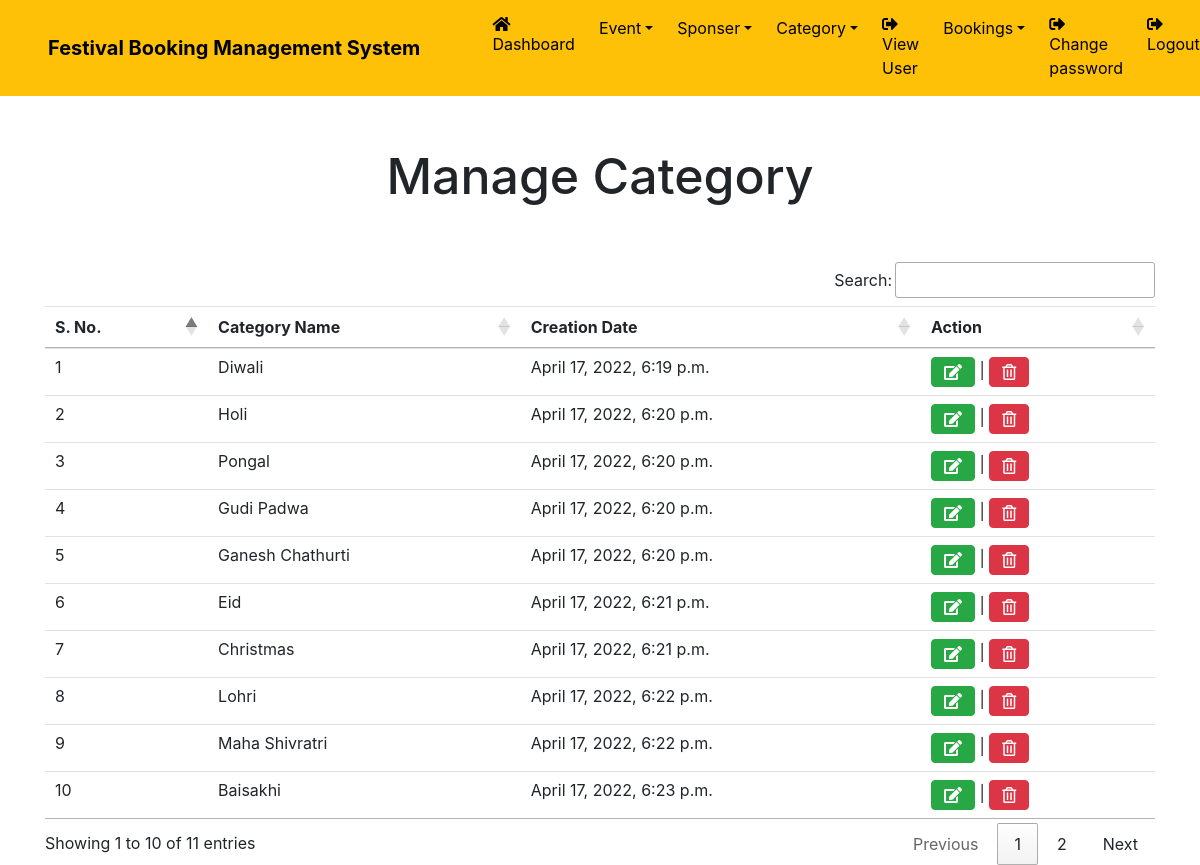
Screenshot of /view_category (signed in) with the database file from the repository.
### EBS2021/models.py (models this page shows, shortened)
class Category(models.Model):
    categoryname=models.CharField(max_length=100,null=True)
    creationdate = models.DateTimeField(default=datetime.now, blank=True)

### EBS2021/views.py (the view)
# urls.py: path('view_category', view_category ,name="view_category"),
def view_category(request):
    if not request.user.is_authenticated:
        return redirect('Login')
    cat = Category.objects.all()
    d = {'cat':cat}
    return render(request ,"view_category.html",d)

### EBS2021/templates/view_category.html (shortened to what this page needs)
{% load static %}
{% block body %}
{% include 'header.html' %}
<link rel = stylesheet href="https://cdn.datatables.net/1.10.20/css/jquery.dataTables.min.css">
<link rel = stylesheet href="https://cdn.datatables.net/buttons/1.6.1/css/buttons.dataTables.min.css">
<div class="container" style="margin-top: 50px;">
<h2 class="text-center" style="font-size: 50px;">Manage Category</h2>
<br><br>
<table class="table table-hover table-responsive-lg"id="example">
    <thead>
        <tr>
            <th>S. No.</th>
            <th>Category Name</th>
            <th>Creation Date</th>
            <th>Action</th>
        </tr>
    </thead>
    <tbody>
        {% for i in cat %}
        <tr>
            <td>{{forloop.counter}}</td>
            <td>{{i.categoryname}}</td>
            <td>{{i.creationdate}}</td>
            <td>
                <a href="{% url 'edit_category' i.id %}" class="btn btn-success"> <i class="fas fa-edit"></i></a>
                 | <a href="{% url 'delete_category' i.id %}"onclick="return confirm('Are you really want to delete')" class="btn btn-danger"><i class="far fa-trash-alt"></i></a></td>
        </tr>
        {% endfor %}
    </tbody>
</table>
</div>
{% endblock %}

### rows the page displays
Category: categoryname "Diwali", creationdate "April 17, 2022, 6:19 p.m."
Category: categoryname "Holi", creationdate "April 17, 2022, 6:20 p.m."
Category: categoryname "Pongal", creationdate "April 17, 2022, 6:20 p.m."
Category: categoryname "Gudi Padwa", creationdate "April 17, 2022, 6:20 p.m."
Category: categoryname "Ganesh Chathurti", creationdate "April 17, 2022, 6:20 p.m."
Category: categoryname "Eid", creationdate "April 17, 2022, 6:21 p.m."
Category: categoryname "Christmas", creationdate "April 17, 2022, 6:21 p.m."
Category: categoryname "Lohri", creationdate "April 17, 2022, 6:22 p.m."
Category: categoryname "Maha Shivratri", creationdate "April 17, 2022, 6:22 p.m."
Category: categoryname "Baisakhi", creationdate "April 17, 2022, 6:23 p.m."
